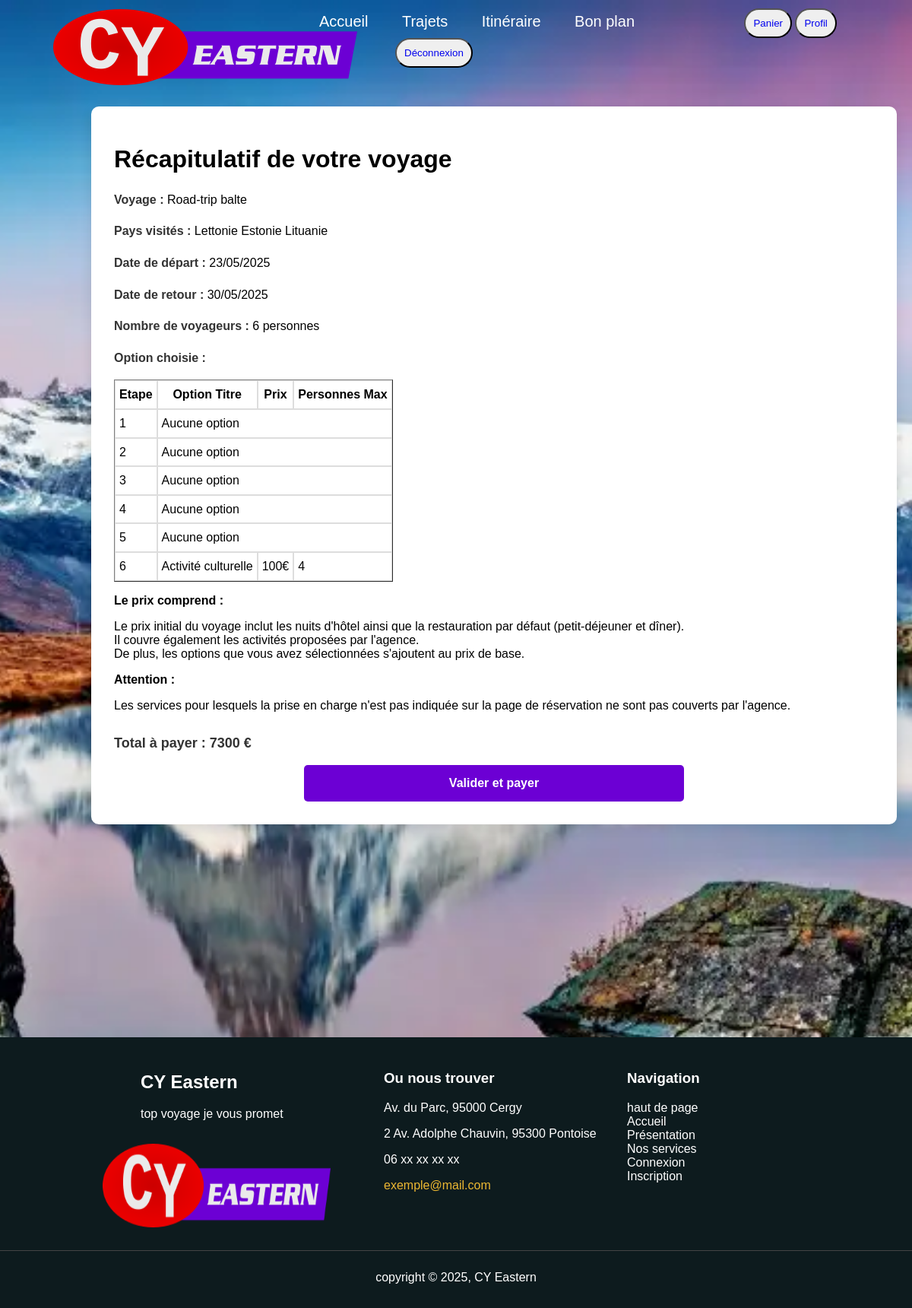
/recapitulatif.php?commande=16 (signed in), run on the app's committed database.
### tables this page shows
CREATE TABLE `commandes` (
  `id` int(11) NOT NULL,
  `idCompte` int(11) NOT NULL,
  `idVoyage` int(11) NOT NULL,
  `nVoyageurs` int(11) NOT NULL,
  `debut` date NOT NULL,
  `total` int(11) NOT NULL,
  `paye` tinyint(1) NOT NULL,
  `creation` timestamp NOT NULL DEFAULT current_timestamp()
);

CREATE TABLE `voyage` (
  `id` int(11) NOT NULL,
  `titre` varchar(39) NOT NULL,
  `duree` tinyint(4) NOT NULL,
  `etapes` tinyint(4) NOT NULL,
  `transport` varchar(24) NOT NULL,
  `maxi` tinyint(4) NOT NULL,
  `prix` smallint(6) NOT NULL,
  `statut` tinyint(1) NOT NULL,
  `description` text NOT NULL
);

CREATE TABLE `paysVoy` (
  `idVoyage` int(11) NOT NULL,
  `idPays` int(11) NOT NULL
);

CREATE TABLE `pays` (
  `id` int(11) NOT NULL,
  `nom` varchar(50) NOT NULL
);

CREATE TABLE `commandesOpt` (
  `idCommande` int(11) NOT NULL,
  `idEtape` int(11) NOT NULL,
  `idOption` int(11) NOT NULL
);

CREATE TABLE `options` (
  `id` int(11) NOT NULL,
  `titre` varchar(100) NOT NULL,
  `prix` int(11) NOT NULL,
  `personnesMax` int(11) NOT NULL
);

### api/linkDB.php (called while the page is built, shortened)
<?php
$linkDB = mysqli_connect("mariadb","valerie","meilleursite2025","clickjourney");
$voyageQuery = "SELECT * FROM voyage ORDER BY id";
$voyageResult = mysqli_query($linkDB, $voyageQuery);
$voyage = array();
while ($row = mysqli_fetch_assoc($voyageResult)) {
    $voyage[$row['id']] = $row;
}
$paysQuery = "SELECT p.*, pa.nom FROM paysVoy p, pays pa WHERE p.idPays = pa.id";
$paysResult = mysqli_query($linkDB, $paysQuery);
$pays = array();
while ($row = mysqli_fetch_assoc($paysResult)) {
    $pays[$row['idVoyage']][$row['idPays']] = $row;
}
$optionQuery = "SELECT * FROM options";
$optionResult = mysqli_query($linkDB, $optionQuery);
$option = array();
while ($row = mysqli_fetch_assoc($optionResult)) {
    $option[$row['id']] = $row;
}
$commandes = array();
$commandesOpt = array();
if(isset($_SESSION['id'])) {
    $commandesQuery = "SELECT * FROM commandes WHERE idCompte='{$_SESSION['id']}'";
    $commandesResult = mysqli_query($linkDB, $commandesQuery);
    while ($row = mysqli_fetch_assoc($commandesResult)) {
        $commandes[$row['id']] = $row;
    }
    $commandesOptQuery = "SELECT co.* FROM commandesOpt co JOIN commandes c ON co.idCommande = c.id WHERE c.idCompte='{$_SESSION['id']}'";
    $commandesOptResult = mysqli_query($linkDB, $commandesOptQuery);
    while ($row = mysqli_fetch_assoc($commandesOptResult)) {
        $commandesOpt[$row['idCommande']][$row['idEtape']] = $row;
    }
}

### recapitulatif.php (the view, shortened to what this page needs)
<?php include('api/linkDB.php'); ?>
<!DOCTYPE html>
<html lang="fr">
<head>
  <link rel="stylesheet" href="style.css">
</head>
<body>
  <!DOCTYPE html>
  <html lang="fr">
  <head>
    <link rel="stylesheet" type="text/css" href="style.css">
  </head>
  <body>
    <div>
      <nav>
        <div class="divmenu">
          <div class="logo1">
            <a href="index.html"><img src="media/logo.webp" width="400" height="100" alt="Logo"></a>
          </div>
          <ul>
            <li class="limenu"><a href="index.html">Accueil</a></li>
            <li class="limenu"><a href="presentation.php">Trajets</a></li>
            <li class="limenu"><a href="recherche.html">Itinéraire</a></li>
            <li class="limenu"><a href="">Bon plan</a></li>
              <button class="bouton_menu"><a href="panier.php">Panier</a></button>
            <button class="bouton_menu"><a href="profil.php">Profil</a></button>
              <button class="bouton_menu"><a href="index.php?logout=1">Déconnexion</a></button>
          </ul>
        </div>
      </nav>
    </div>
    <div class="container">
      <h1>Récapitulatif de votre voyage</h1>
      <div class="details">
        <p><strong>Voyage : </strong><?= $voyage[$commandes[$_GET['commande']]['idVoyage']]['titre'] ?></p>
        <p>
            <?php
            if(count($pays[$commandes[$_GET['commande']]['idVoyage']]) != 1) {
                echo '<strong>Pays visités :</strong>';
            } else {
                echo '<strong>Pays visité :</strong>';
            }
            foreach($pays[$commandes[$_GET['commande']]['idVoyage']] as $row) {
                echo ' ' . $row['nom'] ;
            }
            ?></p>
        <p><strong>Date de départ : </strong><?php $debut = new DateTime($commandes[$_GET['commande']]['debut']);
        echo date('d/m/Y', $debut->getTimestamp()); ?></p>
        <p><strong>Date de retour : </strong><?php $fin = new DateTime($commandes[$_GET['commande']]['debut']);
        $fin->add(new DateInterval('P' . $voyage[$commandes[$_GET['commande']]['idVoyage']]['duree'] . 'D'));
        echo date('d/m/Y', $fin->getTimestamp()); ?></p>
        <p><strong>Nombre de voyageurs :
          </strong><?= $commandes[$_GET['commande']]['nVoyageurs'] . " personne" . ($commandes[$_GET['commande']]['nVoyageurs'] > 1 ? "s" : "") ?>
        </p>
        <p><strong>Option choisie :</strong>
          <?php
          $commandeId = isset($_GET['commande']) ? $_GET['commande'] : null;
          echo '<table border="1" cellpadding="5" cellspacing="0">';
          echo '<thead><tr>';
          if (!empty($commandesOpt) && isset($commandesOpt[$commandeId])) {
            echo '<th>Etape</th>';
            echo '<th>Option Titre</th>';
            echo '<th>Prix</th>';
            echo '<th>Personnes Max</th>';
          }
          echo '</tr></thead><tbody>';
          if ($commandeId && isset($commandesOpt[$commandeId])) {
            foreach ($commandesOpt[$commandeId] as $item) {
              echo '<tr>';
              echo '<td>' . htmlspecialchars($item['idEtape']) . '</td>';
              $optionId = $item['idOption'];
              if (isset($option[$optionId]) && $optionId != "0") {
                echo '<td>' . htmlspecialchars($option[$optionId]['titre']) . '</td>';
                echo '<td>' . htmlspecialchars($option[$optionId]['prix']) . '€</td>';
                echo '<td>' . htmlspecialchars($option[$optionId]['personnesMax']) . '</td>';
              } else {
                echo '<td colspan="3">Aucune option</td>';
              }
              echo '</tr>';
            }
          } else {
            echo '<tr><td colspan="6">Aucune commande trouvée</td></tr>';
          }
          echo '</tbody></table>';
          ?>
        </p>
      </div>
      <p><strong>Le prix comprend : </strong></p>
      <p>Le prix initial du voyage inclut les nuits d'hôtel ainsi que la restauration par défaut (petit-déjeuner et
        dîner).</br>
        Il couvre également les activités proposées par l'agence.</br>
        De plus, les options que vous avez sélectionnées s'ajoutent au prix de base.</p>
      <p><strong>Attention : </strong></p>
      <p>Les services pour lesquels la prise en charge n'est pas indiquée sur la page de réservation ne sont pas
        couverts par l'agence.</p>
      <p class="total">Total à payer : <?= $commandes[$_GET['commande']]['total'] ?> €</p>
      <form action='https://www.plateforme-smc.fr/cybank/index.php' method='POST'>
        <input class="btn-payer" type='submit' value="Valider et payer">
      </form>
    </div>
    <footer>
      <div class="contenu">
        <div class="logo">
          <h2>CY Eastern</h2>
          <p>top voyage je vous promet</p>
          <img src="media/logo.webp" alt="Logo" width="300" height="110" style="display: flex; margin-left: -50px;">
        </div>
        <div class="colonne">
          <h3>Ou nous trouver</h3>
          <p>Av. du Parc, 95000 Cergy</p>
          <p>2 Av. Adolphe Chauvin, 95300 Pontoise</p>
          <p>06 xx xx xx xx</p>
          <p><a href="mailto:exemple@mail.com" style="color: rgb(237, 184, 50);">exemple@mail.com</a></p>
        </div>
        <div class="colonne">
          <h3>Navigation</h3>
          <ul class="ul-footer">
            <li><a href="#haut">haut de page</a></li>
            <li><a href="index.html">Accueil</a></li>
            <li><a href="presentation.php">Présentation</a></li>
            <li><a href="#">Nos services</a></li>
            <li><a href="connexion.php">Connexion</a></li>
            <li><a href="inscription.php">Inscription</a></li>
          </ul>
        </div>
      </div>
      <div class="footer-bottom">
        <p>copyright © 2025, CY Eastern</p>
      </div>
    </footer>
  </body>
  </html>

### style.css (style rules this page uses)
* { text-decoration: none; }
body { font-family: Arial, sans-serif; font-optical-sizing: auto; background-image: url(media/paysage.jpg); background-size: cover; background-repeat: no-repeat; background-position: center; height: 100vh; margin: 0; image-rendering: crisp-edges; background-attachment: fixed; }
img[alt="Logo"] { margin-left: 10px; margin-top: 30px; }
.divmenu { display: flex; align-items: center; justify-content: space-between; height: 100px; padding: 0 50px; }
li.limenu { display: inline-block; margin-left: -100px; }
.limenu a { color: white; font-size: 20px; margin-right: 140px; }
.bouton_menu { color: black; border-radius: 20px; padding: 10px; }
.logo1 { padding: 10px; font-weight: bold; font-size: 30px; justify-content: flex-end; }
footer { background-color: #0d1b1e; color: white; padding: 15px 0; margin-top: 280px; }
.contenu { display: flex; max-width: 850px; margin: auto; }
.colonne, .logo { min-width: 300px; margin: 10px; }
ul.ul-footer { list-style: none; padding: 0; }
ul.ul-footer li a { color: white; text-decoration: none; transition: color 0.4s; }
.footer-bottom { text-align: center; margin-top: 20px; border-top: 1px solid #444; padding-top: 10px; }
.tableau-commandes table,th,td { border: 1px solid #ddd; }
.container { margin-top: 40px; max-width: 1000px; margin-left: 10%; background: white; padding: 30px; border-radius: 10px; box-shadow: 0 5px 15px rgba(0, 0, 0, 0.1); }
.details { margin-top: 20px; line-height: 1.6; }
.details strong { color: #333; }
.total { margin-top: 30px; font-size: 18px; font-weight: bold; color: #333; }
.btn-payer { display: block; width: 50%; margin-top: 30px; margin: auto; background-color: #6c00d4; color: white; border: none; padding: 15px; border-radius: 5px; font-size: 16px; font-weight: bold; cursor: pointer; transition: background-color 0.3s; text-align: center; text-decoration: none; }

### data on the page
commandes: idVoyage.titre "Road-trip balte", debut "23/05/2025", debut "30/05/2025", nVoyageurs "6", total "7300"
paysvoy: idPays.nom "Lettonie"
paysvoy: idPays.nom "Estonie"
paysvoy: idPays.nom "Lituanie"
commandesopt: idEtape "1", shows "Aucune option"
commandesopt: idEtape "2", shows "Aucune option"
commandesopt: idEtape "3", shows "Aucune option"
commandesopt: idEtape "4", shows "Aucune option"
commandesopt: idEtape "5", shows "Aucune option"
commandesopt: idEtape "6", idOption.titre "Activité culturelle", idOption.prix "100", idOption.personnesMax "4"
